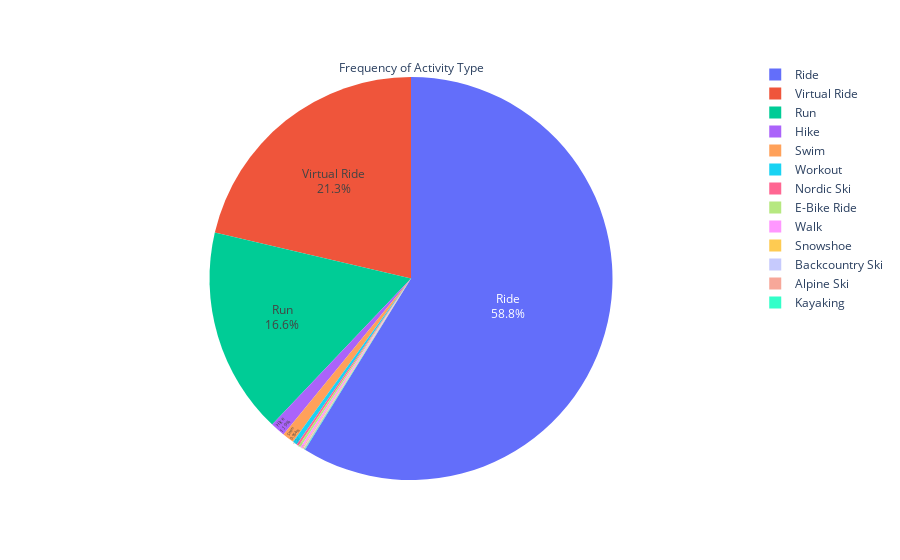

Here is the notebook cell this chart was saved with:
### Code cell
import plotly.express as px
fig = px.pie(data_strava, values='activity_count', names='activity_type')
fig.update_traces(textposition='inside', textinfo='percent+label',title='Frequency of Activity Type')
fig.show()

### Figure 1 — Plotly figure (JSON) as saved in the notebook; plotly's stock layout.template omitted (floating-point values rounded to 4 significant figures; data arrays with more than 128 entries replaced by an {"elided": "..."} marker saying what was removed)
{"data": [{"domain": {"x": [0, 1], "y": [0, 1]}, "hovertemplate": "activity_type=%{label}<br>activity_count=%{value}<extra></extra>", "labels": {"elided": "1678 str values"}, "legendgroup": "", "name": "", "showlegend": true, "textinfo": "percent+label", "textposition": "inside", "title": {"text": "Frequency of Activity Type"}, "type": "pie", "values": {"elided": "1678 int values"}}], "layout": {"legend": {"tracegroupgap": 0}, "margin": {"t": 60}}}
